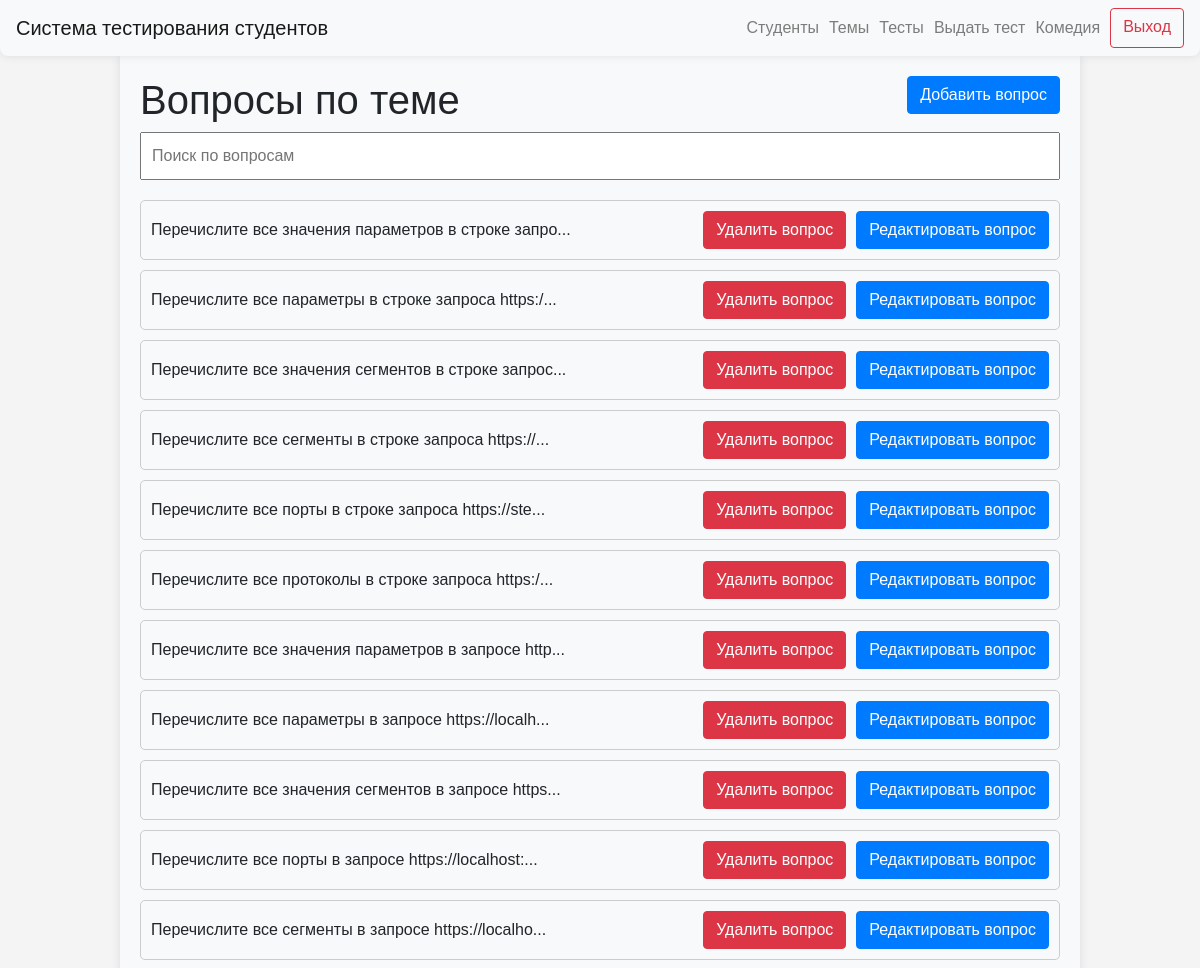
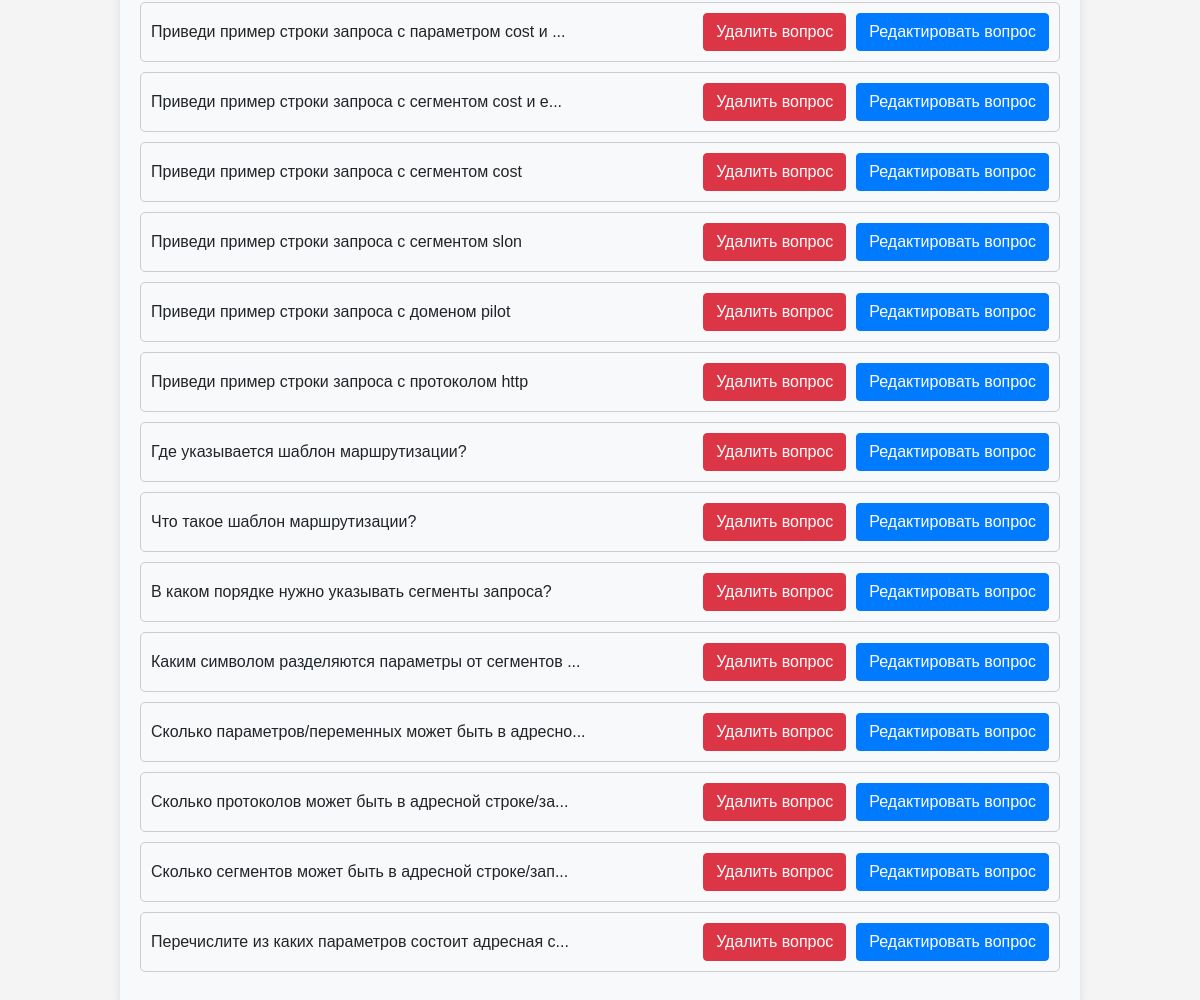
The app's page /questions/16 (signed in) with its own data (2 pictures, top to bottom).
### data/users.py (models this page shows)
class User(SqlAlchemyBase, UserMixin, SerializerMixin):
    __tablename__ = "users"
    id = sqlalchemy.Column(
        sqlalchemy.Integer,
        primary_key=True,
        autoincrement=True,
    )
    name = sqlalchemy.Column(
        sqlalchemy.String,
        nullable=True,
    )
    group_id = sqlalchemy.Column(
        sqlalchemy.Integer,
        sqlalchemy.ForeignKey(
            "groups.id",
            ondelete="CASCADE",
        ),
        nullable=False,
    )
    date_of_birth = sqlalchemy.Column(
        sqlalchemy.Date,
        nullable=False,
    )
    user_level = sqlalchemy.Column(
        sqlalchemy.String,
        default="student",
    )

### data/questions.py (models this page shows)
class Question(SqlAlchemyBase, UserMixin, SerializerMixin):
    __tablename__ = "questions"
    id = sqlalchemy.Column(sqlalchemy.Integer,
                           primary_key=True, autoincrement=True)
    text = sqlalchemy.Column(sqlalchemy.String, nullable=True)
    topic_id = sqlalchemy.Column(sqlalchemy.Integer, sqlalchemy.ForeignKey("topics.id"), nullable=True)

### server.py (the view)
@app.route("/questions/<int:topic_id>")
@login_required
def questions(topic_id):
    if current_user.user_level == "admin":
        db_sess = db_session.create_session()
        question_list = (
            db_sess.query(Question)
            .filter(
                Question.topic_id == topic_id,
            )
            .order_by(desc(Question.id))
            .all()
        )
        print(question_list)
        return render_template("questions.html", title="Вопросы по теме", questions=question_list, topic_id=topic_id)
    abort(403)

### data/db_session.py (called while the page is built)
def create_session() -> Session:
    global __factory
    return __factory()

### server.py (called while the page is built)
@login_manager.user_loader
def load_user(user_id):
    db_sess = db_session.create_session()
    return db_sess.query(User).get(user_id)

### templates/questions.html (shortened to what this page needs)
{% extends "base.html" %}
{% block content %}
<body>
<h1>Вопросы по теме<a type="button" class="btn btn-primary" style="float: right;" href="/add_question/{{ topic_id }}">Добавить
    вопрос</a>
</h1>
<input type="text" id="searchInput" onkeyup="searchTests()" placeholder="Поиск по вопросам">
<ul id="testList">
    {% for question in questions %}
    <li class="testItem">{% if question.text|length > 50 %}{{ question.text[:50] + "..." }}{% else %}{{ question.text }}{% endif %}
        <div class="buttons-container"><a type="button" class="btn btn-danger"
                                          href="/delete_question/{{ topic_id }}/{{ question.id }}">Удалить вопрос</a> <a
                type="button" class="btn btn-primary"
                href="/edit_question/{{ topic_id }}/{{ question.id }}">Редактировать
            вопрос</a></div>
    </li>
    {% endfor %}
</ul>
</body>
{% endblock %}

### templates/base.html (shortened to what this page needs)
<!doctype html>
<html lang="en">
<head>
    <link rel="stylesheet"
          href="https://stackpath.bootstrapcdn.com/bootstrap/4.4.1/css/bootstrap.min.css"
>
    <link rel="stylesheet" type="text/css" href="../static/css/style.css">
</head>
<body>
<header>
    <nav class="navbar navbar-light bg-light custom-navbar">
        <a class="navbar-brand" href="/">Система тестирования студентов</a>
        {% if current_user.is_authenticated %}
        <div class="d-flex flex-row-reverse">
            <a class="btn btn-outline-danger spaced-element" style="margin-left: 10px; text-align: center;"
               href="/logout">Выход</a>
            {% if current_user.user_level == 'admin' %}
            <a class="navbar-text" style="margin-left: 10px; text-align: center;">{{ current_user.name }}</a>
            <a class="navbar-text" style="margin-left: 10px; text-align: center;" href="/select_group_for_test">Выдать тест</a>
            <a class="navbar-text" style="margin-left: 10px; text-align: center;" href="/">Тесты</a>
            <a class="navbar-text" style="margin-left: 10px; text-align: center;" href="/topics">Темы</a>
            <a class="navbar-text" style="margin-left: 10px; text-align: center;" href="/groups">Студенты</a>
            {% else %}
            <a class="navbar-text" style="margin-left: 10px; text-align: center;" href="{{ url_for('personal_cabinet', user_id=current_user.id) }}">{{ current_user.name }}</a>
            {% endif %}
        </div>
        {% endif %}
    </nav>
</header>
<main role="main" class="container">
    {% block content %}
    {% endblock %}
</main>
</body>
</html>

### static/css/style.css (style rules this page uses)
body { font-family: Arial, sans-serif; margin: 0; padding: 0; background-color: #f4f4f4; }
.custom-navbar { margin: 0 auto; background-color: #f8f9fa; border-radius: 0 0 8px 8px; box-shadow: 0 0 10px rgba(0,0,0,0.1); }

### templates/questions.html (style rules this page uses)
body { font-family: Arial, sans-serif; margin: 0; padding: 0; background-color: #f4f4f4; }
.container { width: 80%; margin: 0 auto; padding: 20px; background-color: #f8f9fa; border-radius: 0 0 8px 8px; box-shadow: 0 0 10px rgba(0,0,0,0.1); }
#searchInput { width: 100%; padding: 10px; margin-bottom: 20px; font-size: 16px; }
#testList { list-style-type: none; padding: 0; }
.testItem { border: 1px solid #ccc; border-radius: 5px; padding: 10px; margin-bottom: 10px; }
.testItem { display: flex; justify-content: space-between; align-items: center; border: 1px solid #ccc; border-radius: 5px; padding: 10px; margin-bottom: 10px; }
.testItem a { margin-left: auto; }
.buttons-container { display: flex; gap: 10px; }

### records on screen
User: name "Комедия"
Question: text "Перечислите все значения параметров в строке запро..."
Question: text "Перечислите все параметры в строке запроса https:/..."
Question: text "Перечислите все значения сегментов в строке запрос..."
Question: text "Перечислите все сегменты в строке запроса https://..."
Question: text "Перечислите все порты в строке запроса https://ste..."
Question: text "Перечислите все протоколы в строке запроса https:/..."
Question: text "Перечислите все значения параметров в запросе http..."
Question: text "Перечислите все параметры в запросе https://localh..."
Question: text "Перечислите все значения сегментов в запросе https..."
Question: text "Перечислите все порты в запросе https://localhost:..."
Question: text "Перечислите все сегменты в запросе https://localho..."
Question: text "Приведи пример строки запроса с параметром cost и ..."
Question: text "Приведи пример строки запроса с сегментом cost и е..."
Question: text "Приведи пример строки запроса с сегментом cost"
Question: text "Приведи пример строки запроса с сегментом slon"
Question: text "Приведи пример строки запроса с доменом pilot"
Question: text "Приведи пример строки запроса с протоколом http"
Question: text "Где указывается шаблон маршрутизации?"
Question: text "Что такое шаблон маршрутизации?"
Question: text "В каком порядке нужно указывать сегменты запроса?"
Question: text "Каким символом разделяются параметры от сегментов ..."
Question: text "Сколько параметров/переменных может быть в адресно..."
Question: text "Сколько протоколов может быть в адресной строке/за..."
Question: text "Сколько сегментов может быть в адресной строке/зап..."
Question: text "Перечислите из каких параметров состоит адресная с..."
